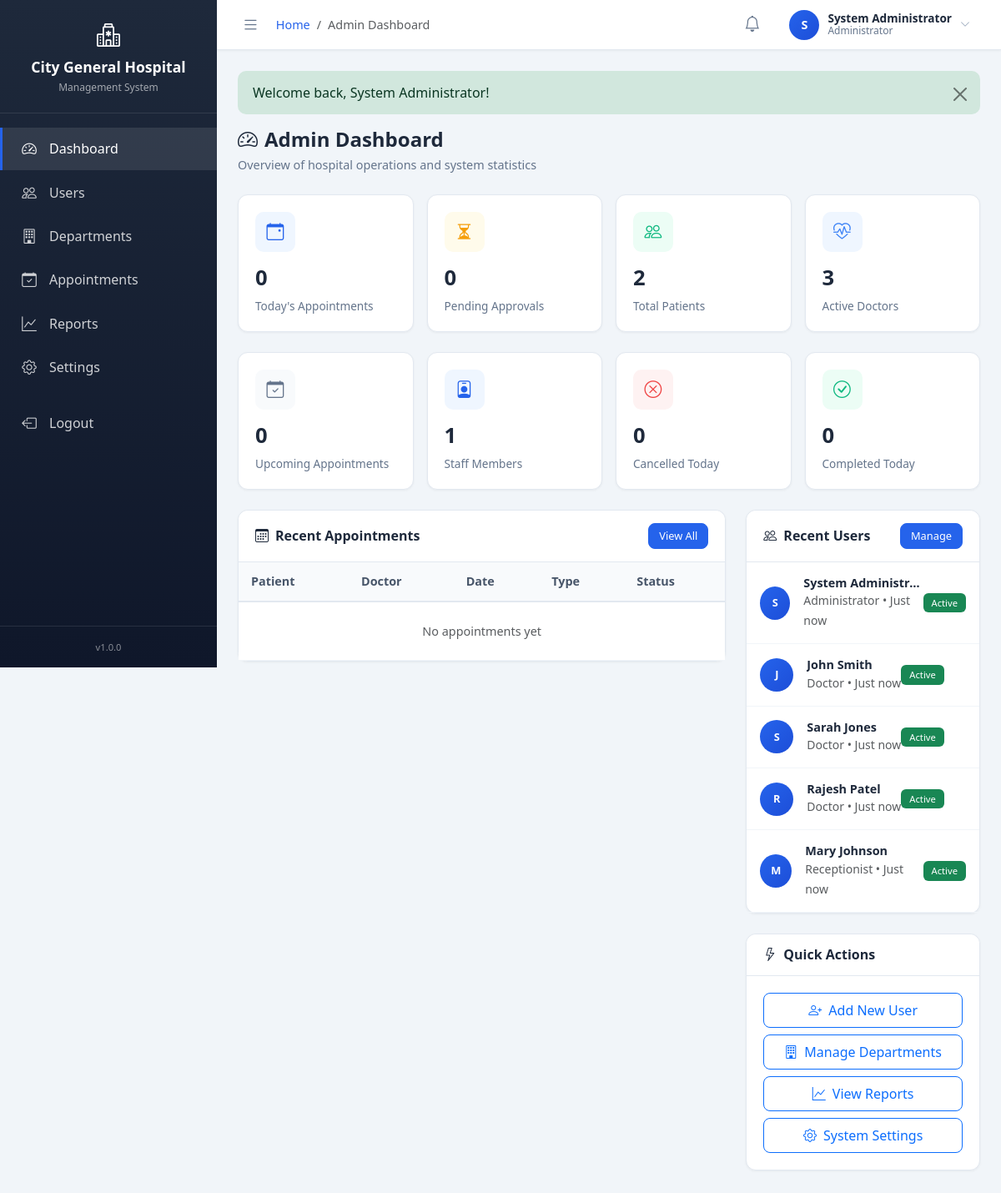
Screenshot of /pages/admin/dashboard.php (signed in) with the database file from the repository.
### tables this page shows
CREATE TABLE IF NOT EXISTS users (
    user_id         INT PRIMARY KEY AUTO_INCREMENT,
    role_id         INT NOT NULL,
    email           VARCHAR(100) NOT NULL UNIQUE,
    password_hash   VARCHAR(255) NOT NULL,
    first_name      VARCHAR(100) NOT NULL,
    last_name       VARCHAR(100) NOT NULL,
    phone           VARCHAR(20),
    date_of_birth   DATE,
    gender          ENUM('male','female','other') DEFAULT 'other',
    address         TEXT,
    city            VARCHAR(50),
    country         VARCHAR(50) DEFAULT 'USA',
    zip_code        VARCHAR(20),
    
     
    dept_id         INT,                     
    specialization  VARCHAR(100),            
    license_number  VARCHAR(50),             
    qualification   VARCHAR(255),          
    experience_years INT,                   
    consultation_fee DECIMAL(10,2),          
    
    avatar          VARCHAR(255),
    
     
    is_active       TINYINT(1) DEFAULT 1,
    is_verified     TINYINT(1) DEFAULT 0,
    email_verified_at TIMESTAMP NULL,
    last_login      TIMESTAMP NULL,
    last_login_ip   VARCHAR(45),
    
     
    failed_login_attempts INT DEFAULT 0,
    locked_until    TIMESTAMP NULL,
    remember_token  VARCHAR(255),
    
    created_at      TIMESTAMP DEFAULT CURRENT_TIMESTAMP,
    updated_at      TIMESTAMP DEFAULT CURRENT_TIMESTAMP ON UPDATE CURRENT_TIMESTAMP,
    
    FOREIGN KEY (role_id) REFERENCES roles(role_id) ON DELETE RESTRICT,
    FOREIGN KEY (dept_id) REFERENCES departments(dept_id) ON DELETE SET NULL,
    INDEX idx_email (email),
    INDEX idx_role (role_id),
    INDEX idx_active (is_active)
);

CREATE TABLE IF NOT EXISTS roles (
    role_id         INT PRIMARY KEY AUTO_INCREMENT,
    role_name       VARCHAR(50) NOT NULL UNIQUE,
    role_slug       VARCHAR(50) NOT NULL UNIQUE,
    description     VARCHAR(255),
    permissions     JSON,
    is_active       TINYINT(1) DEFAULT 1,
    created_at      TIMESTAMP DEFAULT CURRENT_TIMESTAMP,
    updated_at      TIMESTAMP DEFAULT CURRENT_TIMESTAMP ON UPDATE CURRENT_TIMESTAMP
);

### pages/admin/dashboard.php (the view, shortened to what this page needs)
<?php
$pageTitle = 'Admin Dashboard';
$activeMenu = 'dashboard';
$db = getDB();
$stats = [];
$stmt = $db->query("SELECT COUNT(*) FROM users WHERE role_id = 4 AND is_active = 1");
$stats['total_patients'] = $stmt->fetchColumn();
$stmt = $db->query("SELECT COUNT(*) FROM users WHERE role_id = 2 AND is_active = 1");
$stats['total_doctors'] = $stmt->fetchColumn();
$stmt = $db->query("SELECT COUNT(*) FROM appointments WHERE DATE(created_at) = CURDATE()");
$stats['today_appointments'] = $stmt->fetchColumn();
$stmt = $db->query("SELECT COUNT(*) FROM appointments WHERE status = 'pending'");
$stats['pending_appointments'] = $stmt->fetchColumn();
$stmt = $db->query("SELECT COUNT(*) FROM appointments WHERE status = 'approved' AND appointment_date >= CURDATE()");
$stats['upcoming_appointments'] = $stmt->fetchColumn();
$stmt = $db->query("SELECT COUNT(*) FROM users WHERE role_id = 3 AND is_active = 1");
$stats['total_staff'] = $stmt->fetchColumn();
$stmt = $db->query("SELECT a.*, p.first_name as patient_first, p.last_name as patient_last,
                            d.first_name as doctor_first, d.last_name as doctor_last
                     FROM appointments a
                     JOIN users p ON a.patient_id = p.user_id
                     LEFT JOIN users d ON a.doctor_id = d.user_id
                     ORDER BY a.created_at DESC LIMIT 10");
$recentAppointments = $stmt->fetchAll();
$stmt = $db->query("SELECT u.*, r.role_name FROM users u JOIN roles r ON u.role_id = r.role_id ORDER BY u.created_at DESC LIMIT 5");
$recentUsers = $stmt->fetchAll();
include __DIR__ . '/../../includes/header.php';
?>
<div class="page-header">
    <h2><i class="bi bi-speedometer2 me-2"></i>Admin Dashboard</h2>
    <p>Overview of hospital operations and system statistics</p>
</div>
<div class="row g-3 mb-4">
    <div class="col-md-6 col-lg-3">
        <div class="stat-card">
            <div class="stat-icon primary"><i class="bi bi-calendar-event"></i></div>
            <div class="stat-value"><?php echo $stats['today_appointments']; ?></div>
            <div class="stat-label">Today's Appointments</div>
        </div>
    </div>
    <div class="col-md-6 col-lg-3">
        <div class="stat-card">
            <div class="stat-icon warning"><i class="bi bi-hourglass-split"></i></div>
            <div class="stat-value"><?php echo $stats['pending_appointments']; ?></div>
            <div class="stat-label">Pending Approvals</div>
        </div>
    </div>
    <div class="col-md-6 col-lg-3">
        <div class="stat-card">
            <div class="stat-icon success"><i class="bi bi-people"></i></div>
            <div class="stat-value"><?php echo $stats['total_patients']; ?></div>
            <div class="stat-label">Total Patients</div>
        </div>
    </div>
    <div class="col-md-6 col-lg-3">
        <div class="stat-card">
            <div class="stat-icon info"><i class="bi bi-heart-pulse"></i></div>
            <div class="stat-value"><?php echo $stats['total_doctors']; ?></div>
            <div class="stat-label">Active Doctors</div>
        </div>
    </div>
</div>
<div class="row g-3 mb-4">
    <div class="col-md-6 col-lg-3">
        <div class="stat-card">
            <div class="stat-icon secondary"><i class="bi bi-calendar-check"></i></div>
            <div class="stat-value"><?php echo $stats['upcoming_appointments']; ?></div>
            <div class="stat-label">Upcoming Appointments</div>
        </div>
    </div>
    <div class="col-md-6 col-lg-3">
        <div class="stat-card">
            <div class="stat-icon primary"><i class="bi bi-person-badge"></i></div>
            <div class="stat-value"><?php echo $stats['total_staff']; ?></div>
            <div class="stat-label">Staff Members</div>
        </div>
    </div>
    <div class="col-md-6 col-lg-3">
        <div class="stat-card">
            <div class="stat-icon danger"><i class="bi bi-x-circle"></i></div>
            <div class="stat-value">
                <?php
                $stmt = $db->query("SELECT COUNT(*) FROM appointments WHERE status = 'cancelled' AND DATE(cancelled_at) = CURDATE()");
                echo $stmt->fetchColumn();
                ?>
            </div>
            <div class="stat-label">Cancelled Today</div>
        </div>
    </div>
    <div class="col-md-6 col-lg-3">
        <div class="stat-card">
            <div class="stat-icon success"><i class="bi bi-check-circle"></i></div>
            <div class="stat-value">
                <?php
                $stmt = $db->query("SELECT COUNT(*) FROM appointments WHERE status = 'completed' AND DATE(completed_at) = CURDATE()");
                echo $stmt->fetchColumn();
                ?>
            </div>
            <div class="stat-label">Completed Today</div>
        </div>
    </div>
</div>
<div class="row g-4">
    <div class="col-lg-8">
        <div class="card">
            <div class="card-header">
                <h5><i class="bi bi-calendar3 me-2"></i>Recent Appointments</h5>
                <a href="<?php echo APP_URL; ?>/pages/admin/appointments.php" class="btn btn-sm btn-primary">View All</a>
            </div>
            <div class="card-body p-0">
                <div class="table-container">
                    <table class="table">
                        <thead>
                            <tr>
                                <th>Patient</th>
                                <th>Doctor</th>
                                <th>Date</th>
                                <th>Type</th>
                                <th>Status</th>
                            </tr>
                        </thead>
                        <tbody>
                            <?php if (empty($recentAppointments)): ?>
                            <tr><td colspan="5" class="text-center py-4 text-muted">No appointments yet</td></tr>
                            <?php endif; ?>
                        </tbody>
                    </table>
                </div>
            </div>
        </div>
    </div>
    <div class="col-lg-4">
        <div class="card">
            <div class="card-header">
                <h5><i class="bi bi-people me-2"></i>Recent Users</h5>
                <a href="<?php echo APP_URL; ?>/pages/admin/users.php" class="btn btn-sm btn-primary">Manage</a>
            </div>
            <div class="card-body p-0">
                <?php foreach ($recentUsers as $user): ?>
                <div class="d-flex align-items-center p-3 border-bottom" style="border-color: #f1f5f9 !important;">
                    <div class="user-avatar me-3" style="width: 40px; height: 40px; font-size: 0.8rem;">
                        <?php echo strtoupper(substr($user['first_name'], 0, 1)); ?>
                    </div>
                    <div class="flex-1" style="min-width: 0;">
                        <h6 class="mb-0 text-truncate" style="font-size: 0.9rem;"><?php echo e($user['first_name'] . ' ' . $user['last_name']); ?></h6>
                        <small class="text-muted"><?php echo e($user['role_name']); ?> &bull; <?php echo timeAgo($user['created_at']); ?></small>
                    </div>
                    <span class="badge bg-<?php echo $user['is_active'] ? 'success' : 'secondary'; ?>" style="font-size: 0.7rem;">
                        <?php echo $user['is_active'] ? 'Active' : 'Inactive'; ?>
                    </span>
                </div>
                <?php endforeach; ?>
            </div>
        </div>
        <div class="card mt-4">
            <div class="card-header">
                <h5><i class="bi bi-lightning me-2"></i>Quick Actions</h5>
            </div>
            <div class="card-body">
                <div class="d-grid gap-2">
                    <a href="<?php echo APP_URL; ?>/pages/admin/users.php?action=add" class="btn btn-outline-primary">
                        <i class="bi bi-person-plus me-2"></i>Add New User
                    </a>
                    <a href="<?php echo APP_URL; ?>/pages/admin/departments.php" class="btn btn-outline-primary">
                        <i class="bi bi-building me-2"></i>Manage Departments
                    </a>
                    <a href="<?php echo APP_URL; ?>/pages/admin/reports.php" class="btn btn-outline-primary">
                        <i class="bi bi-graph-up me-2"></i>View Reports
                    </a>
                    <a href="<?php echo APP_URL; ?>/pages/admin/settings.php" class="btn btn-outline-primary">
                        <i class="bi bi-gear me-2"></i>System Settings
                    </a>
                </div>
            </div>
        </div>
    </div>
</div>
<?php include __DIR__ . '/../../includes/footer.php'; ?>

### includes/header.php (shortened to what this page needs)
<!DOCTYPE html>
<html lang="en">
<head>
    <link href="https://cdn.jsdelivr.net/npm/bootstrap@5.3.0/dist/css/bootstrap.min.css" rel="stylesheet">
    <link href="https://cdn.jsdelivr.net/npm/bootstrap-icons@1.10.0/font/bootstrap-icons.css" rel="stylesheet">
    <link href="<?php echo APP_URL; ?>/assets/css/style.css" rel="stylesheet">
</head>
<body>
    <div class="wrapper">
        <nav class="sidebar" id="sidebar">
            <div class="sidebar-brand">
                <i class="bi bi-hospital fs-3 mb-2 d-block"></i>
                <h4><?php echo e(APP_NAME); ?></h4>
                <small>Management System</small>
            </div>
            <ul class="nav-menu">
                <?php
                $menuItems = [];
                if (hasRole('admin')) {
                    $menuItems = [
                        ['dashboard', 'Dashboard', 'bi-speedometer2', '/pages/admin/dashboard.php'],
                        ['users', 'Users', 'bi-people', '/pages/admin/users.php'],
                        ['departments', 'Departments', 'bi-building', '/pages/admin/departments.php'],
                        ['appointments', 'Appointments', 'bi-calendar-check', '/pages/admin/appointments.php'],
                        ['reports', 'Reports', 'bi-graph-up', '/pages/admin/reports.php'],
                        ['settings', 'Settings', 'bi-gear', '/pages/admin/settings.php'],
                    ];
                }
                foreach ($menuItems as $item):
                ?>
                    <li>
                        <a href="<?php echo APP_URL . $item[3]; ?>"
                           class="<?php echo $activeMenu === $item[0] ? 'active' : ''; ?>">
                            <i class="bi <?php echo $item[2]; ?>"></i>
                            <span><?php echo e($item[1]); ?></span>
                        </a>
                    </li>
                <?php endforeach; ?>
                <li class="mt-3">
                    <a href="<?php echo APP_URL; ?>/pages/auth/logout.php">
                        <i class="bi bi-box-arrow-left"></i>
                        <span>Logout</span>
                    </a>
                </li>
            </ul>
            <div class="sidebar-footer">
                <small>v<?php echo e(APP_VERSION); ?></small>
            </div>
        </nav>
        <div class="main-content" id="mainContent">
            <header class="top-header">
                <div class="header-left">
                    <button class="toggle-sidebar" id="toggleSidebar">
                        <i class="bi bi-list"></i>
                    </button>
                    <nav aria-label="breadcrumb">
                        <ol class="breadcrumb breadcrumb-custom mb-0">
                            <li class="breadcrumb-item"><a href="<?php echo APP_URL; ?>/index.php">Home</a></li>
                            <li class="breadcrumb-item active" aria-current="page"><?php echo e($pageTitle); ?></li>
                        </ol>
                    </nav>
                </div>
                <div class="header-right">
                    <div class="dropdown">
                        <button class="notification-btn" data-bs-toggle="dropdown">
                            <i class="bi bi-bell"></i>
                        </button>
                    </div>
                    <div class="dropdown">
                        <div class="user-dropdown" data-bs-toggle="dropdown">
                            <div class="user-avatar">
                                <?php echo strtoupper(substr($_SESSION['full_name'] ?? 'U', 0, 1)); ?>
                            </div>
                            <div class="user-info">
                                <div class="user-name"><?php echo e($_SESSION['full_name'] ?? 'User'); ?></div>
                                <div class="user-role"><?php echo e($_SESSION['role_name'] ?? ''); ?></div>
                            </div>
                            <i class="bi bi-chevron-down" style="font-size: 0.75rem; color: #94a3b8;"></i>
                        </div>
                    </div>
                </div>
            </header>
            <main class="content-area animate-fade-in">
                <?php showFlash(); ?>

### includes/functions.php (shortened to what this page needs)
<?php
function e($string) {
    return htmlspecialchars($string ?? '', ENT_QUOTES, 'UTF-8');
}
function flashMessage($message = null, $type = 'info') {
    if (isset($_SESSION['flash'])) {
        $flash = $_SESSION['flash'];
        return $flash;
    }
    return null;
}
function showFlash() {
    $flash = flashMessage();
    if ($flash) {
        $alertClass = match($flash['type']) {
            'success' => 'alert-success',
            'error' => 'alert-danger',
            'warning' => 'alert-warning',
            default => 'alert-info'
        };
        echo '<div class="alert ' . $alertClass . ' alert-dismissible fade show" role="alert">';
        echo e($flash['message']);
        echo '<button type="button" class="btn-close" data-bs-dismiss="alert"></button>';
        echo '</div>';
    }
}
function timeAgo($datetime) {
    $time = strtotime($datetime);
    $now = time();
    $diff = $now - $time;
    if ($diff < 60) return 'Just now';
    return formatDate($datetime);
}
?>

### includes/footer.php (shortened to what this page needs)
            </main>
        </div>
    </div>
</body>
</html>

### rows the page displays
users: failed_login_attempts "0", user_id "3", first_name "S", first_name+last_name "Sarah Jones", role.role_name "Doctor", created_at "Just now", is_active "Active"
users: first_name "S", first_name+last_name "System Administr…", role.role_name "Administrator", created_at "Just now", is_active "Active"
users: first_name "J", first_name+last_name "John Smith", role.role_name "Doctor", created_at "Just now", is_active "Active"
users: first_name "R", first_name+last_name "Rajesh Patel", role.role_name "Doctor", created_at "Just now", is_active "Active"
users: first_name "M", first_name+last_name "Mary Johnson", role.role_name "Receptionist", created_at "Just now", is_active "Active"

### other values shown
APP_NAME "City General Hospital"
$item[1] "Dashboard"
$item[1] "Users"
$item[1] "Departments"
$item[1] "Appointments"
$item[1] "Reports"
$item[1] "Settings"
APP_VERSION "1.0.0"
$pageTitle "Admin Dashboard"
substr($_SESSION['full_name'] ?? 'U', 0, 1) "S"
$_SESSION['full_name'] "System Administrator"
$_SESSION['role_name'] "Administrator"
$flash['message'] "Welcome back, System Administrator!"
$stats['total_patients'] "2"
$stats['total_staff'] "1"
